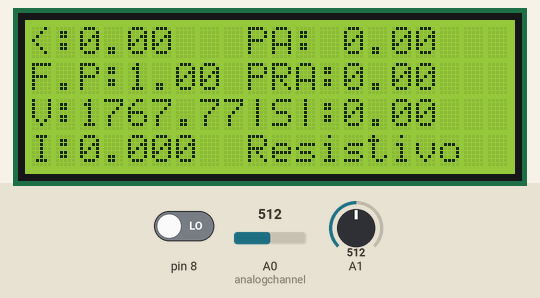
Recording of a sketch running on a simulated Arduino Uno, built with avr-gcc and run on an emulated ATmega328P. On the bench: 20×4 character LCD. The test bench sets the inputs (shaded band); at power-on: A0 (analogchannel) = 512, A1 = 512, pin 8 LOW.

Above: at 1.6 s.
1.7 s: A0 (analogchannel) set to 716
At 3.2 s:
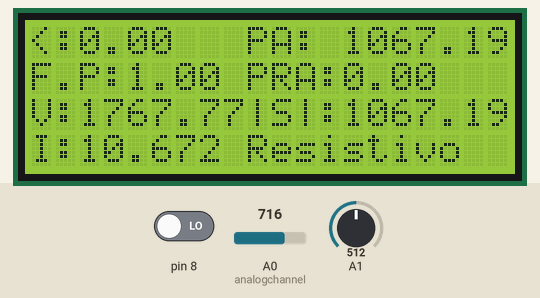
3.6 s: A1 set to 716
At 5.0 s:
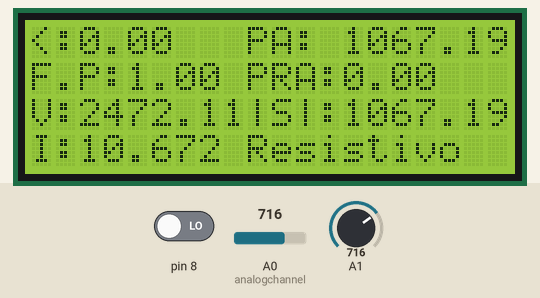
5.7 s: A0 (analogchannel) set to 900
At 6.9 s:
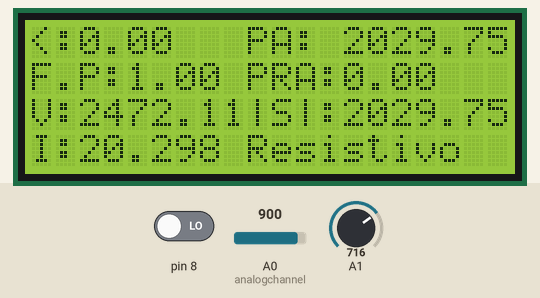
7.7 s: A1 set to 900
At 8.7 s:
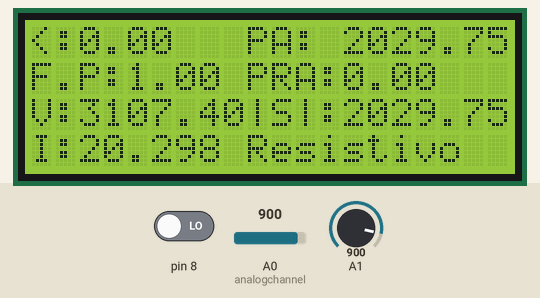
9.8 s: A0 (analogchannel) set to 1023
At 11.6 s:
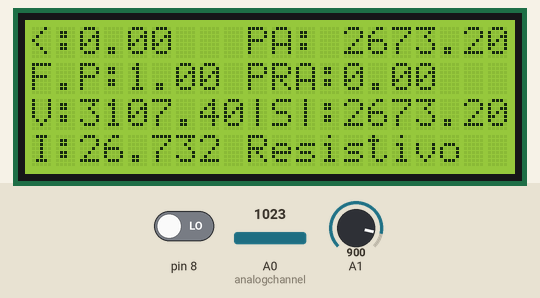
11.9 s: A1 set to 1023
At 13.6 s:
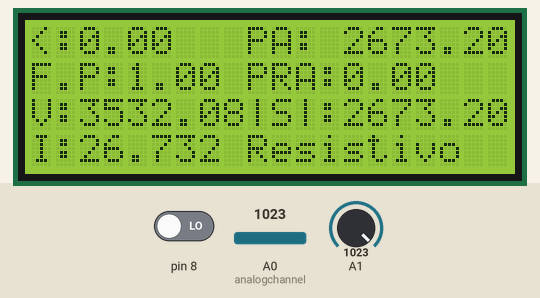
Timing chart, 0 to 15.0 s (numbered marks = the images above; inputs shaded):
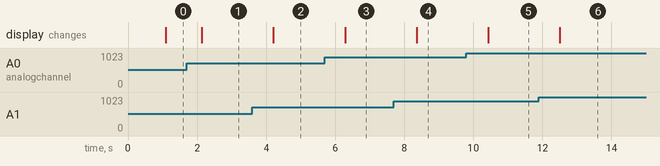

Measured:
- after the input at 1.7 s, the display: changes after 0.44 s (image 1)
- after the input at 3.6 s, the display: changes after 0.61 s (image 2)
- after the input at 5.7 s, the display: changes after 0.58 s (image 3)
- after the input at 7.7 s, the display: changes after 0.66 s (image 4)
- after the input at 9.8 s, the display: changes after 0.63 s (image 5)
- after the input at 11.9 s, the display: changes after 0.61 s (image 6)

The sketch:

UNO_F.P.ino
```cpp
#include <LiquidCrystal.h>
#include <math.h>
#include <Wire.h>
LiquidCrystal lcd ( 2, 3, 4, 5, 6, 7 );

//F.P
float pulsewidth = 0;
float powerfactor = 0;
float phase = 0;

//Voltaje
float max_v = 0;
float maxx_v = 0;
float v = 0;
float r = 0;

//Corriente
const int analogchannel = 0; //
int sensitivity = 66; //
float adcvalue= 0;
int offsetvoltage = 2500;
double Voltage = 0; //
double ecurrent = 0;//
unsigned int temp=0;
float maxpoint = 0;

//Potencia Activa
float pa = 0;

//Potencia Reactiva
float q = 0;

//Potencia Aparente Modulo
float s = 0;

//Voltaje de fuente
int v2=100;

void setup()
{
  Serial.begin(9600);
  lcd.begin (20,4);
}
void loop()
{
    //F.P
    pulsewidth = pulseIn (8,HIGH);
    phase = 2 * 180 * 60 * (pulsewidth/1000000); //"60" valor de frecuencia de las ondas
    powerfactor = cos ( phase * PI / 180 );
    lcd.setCursor ( 0 , 0 );
    lcd.print ( "<:" );
    lcd.setCursor ( 2 , 0 );
    lcd.print ( phase );
    lcd.setCursor ( 0 , 1 );
    lcd.print ( "F.P:" );
    lcd.setCursor ( 4 , 1 );
    lcd.print ( powerfactor );
  //VOLTAJE
    for(float i = 0; i < 100; i++)
    {
      //Voltaje
      r = analogRead(A1);
      if(max_v < r)
      {
        max_v = r;
        maxx_v = r;
      }
      //Corriente
      temp = analogRead(analogchannel);
      if( temp > maxpoint )
      {
        maxpoint = temp;
      }
    }
    v = maxx_v;// amplitud
    v = v * 5000/1024;// voltaje (ADC referencia = 5V)
    v /= sqrt(2);// calcular valor rms ( = peak/√2 )
    lcd.setCursor(0, 2);
    lcd.print("V:");
    lcd.setCursor(2, 2);
    lcd.print(v);
  //Corriente
    adcvalue = maxpoint;
    Voltage = (adcvalue / 1024.0) * 5000; //  mV
    ecurrent = ((Voltage - offsetvoltage) / sensitivity);
    ecurrent = ( ecurrent ) / ( sqrt(2) );
    lcd.setCursor(0, 3);
    lcd.print("I:");
    lcd.setCursor(2, 3);
    lcd.print(ecurrent,3);
    //POTENCIA ACTIVA
    pa = v2 * ecurrent * powerfactor;
    lcd.setCursor ( 9 , 0 );
    lcd.print ( "PA:" );
    lcd.setCursor ( 13 , 0 );
    lcd.print ( pa );
    //POTENCIA REACTIVA
    q = sqrt(pow(pa/(powerfactor),2)-pow(pa,2));
    lcd.setCursor ( 9 , 1 );
    lcd.print ( "PRA:" );
    lcd.setCursor ( 13 , 1 );
    lcd.print ( q );
    //POTENCIA APARENTE MODULO
    s = sqrt(pow(q,2)+pow(pa,2));
    lcd.setCursor ( 9 , 2 );
    lcd.print ( "|S|:" );
    lcd.setCursor ( 13 , 2 );
    lcd.print ( s );
    //TIPO DE CIRCUITO
    if(powerfactor < 0.99)
    {
      if (digitalRead(9)==LOW)
      {
        lcd.setCursor ( 9 , 3 );
        lcd.print ( "Capacitivo" );
      }
      if (digitalRead(9)==HIGH)
      {
        lcd.setCursor ( 9 , 3 );
        lcd.print ( "Inductivo" );
      }
    }else
    {
      lcd.setCursor ( 9 , 3 );
      lcd.print ( "Resistivo" );
    }
    //delay(100);
}
```
